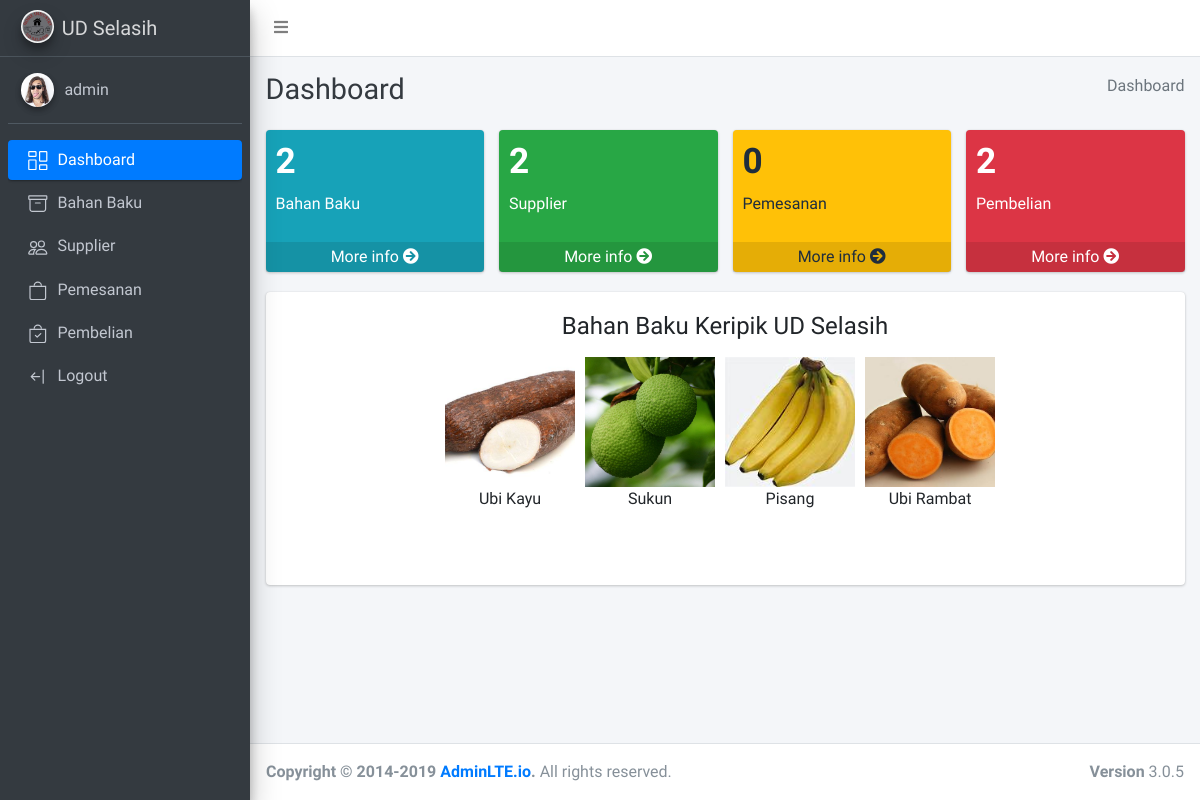
Before: /index.php (signed in) with the older database file.
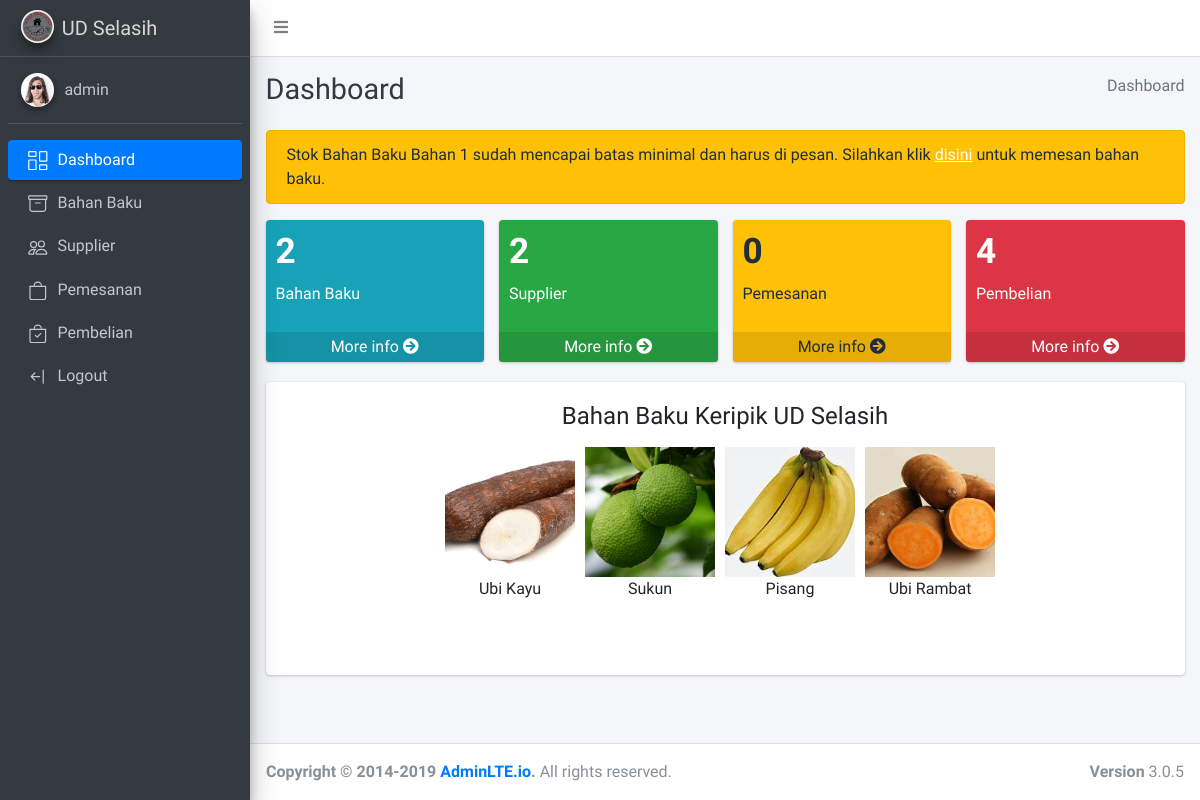
After: the same page with the newer database file.
### tables this page shows
CREATE TABLE `tb_bahan_baku` (
  `id` int(8) NOT NULL,
  `supplier_id` int(11) NOT NULL,
  `nama_bahan_baku` varchar(30) NOT NULL,
  `harga` int(11) NOT NULL,
  `stok` int(11) NOT NULL,
  `min_stok` int(11) NOT NULL,
  `keterangan` varchar(30) DEFAULT NULL
);

### qb.php (called while the page is built, shortened)
<?php
require_once 'db.php';
function getCount($tbl){
    global $conn;
    $query = "SELECT * FROM $tbl";
    $res = $conn->query($query);
    return count($res->fetch_all(MYSQLI_ASSOC));
}
function get($tbl){
    global $conn;
    $query = "SELECT * FROM $tbl";
    $res = $conn->query($query);
    return $res->fetch_all(MYSQLI_ASSOC);
}

### index.php (the view, shortened to what this page needs)
<?php
    $current = "dashboard";
    require_once 'layouts/header.php';
    $bahan_baku = getCount("tb_bahan_baku");
    $supplier = getCount("tb_supplier");
    $pemesanan = getCount("tb_pemesanan");
    $pembelian = getCount("tb_pembelian");
?>
     <div class="content-header">
      <div class="container-fluid">
        <div class="row mb-2">
          <div class="col-sm-6">
            <h1 class="m-0 text-dark">Dashboard</h1>
          </div>
          <div class="col-sm-6">
            <ol class="breadcrumb float-sm-right">
              <li class="breadcrumb-item active">Dashboard</li>
            </ol>
          </div>
        </div>
      </div>
    </div>
    <section class="content">
        <div class="container-fluid">
            <div class="row">
                <div class="col-sm-12">
                    <?php
                    if($_SESSION['user']['level'] != 'supplier' && $current == "dashboard"){
                    $bahan = get("tb_bahan_baku");
                    foreach($bahan as $bb):
                        if($bb['stok'] > $bb['min_stok']) continue;
                    ?>
                    <div class="alert alert-warning" role="alert">
                        Stok Bahan Baku <?= $bb['nama_bahan_baku'] ?> sudah mencapai batas minimal dan harus di pesan.
                        Silahkan klik <a href="/pemesanan/create.php?bahan_baku=<?=$bb['nama_bahan_baku']?>">disini</a> untuk memesan bahan baku.
                    </div>
                    <?php endforeach; } ?>
                </div>
            </div>
<?php if($_SESSION['user']['level'] == 'admin'): ?>
<div class="row">
    <div class="col-lg-3 col-6">
    <div class="small-box bg-info">
        <div class="inner">
        <h3><?=$bahan_baku?></h3>
        <p>Bahan Baku</p>
        </div>
        <a href="/bahan_baku/index.php" class="small-box-footer">More info <i class="fas fa-arrow-circle-right"></i></a>
    </div>
    </div>
    <div class="col-lg-3 col-6">
    <div class="small-box bg-success">
        <div class="inner">
        <h3><?=$supplier?></h3>
        <p>Supplier</p>
        </div>
        <a href="/supplier/index.php" class="small-box-footer">More info <i class="fas fa-arrow-circle-right"></i></a>
    </div>
    </div>
    <div class="col-lg-3 col-6">
    <div class="small-box bg-warning">
        <div class="inner">
        <h3><?=$pemesanan?></h3>
        <p>Pemesanan</p>
        </div>
        <a href="/pemesanan/index.php" class="small-box-footer">More info <i class="fas fa-arrow-circle-right"></i></a>
    </div>
    </div>
    <div class="col-lg-3 col-6">
    <div class="small-box bg-danger">
        <div class="inner">
        <h3><?=$pembelian?></h3>
        <p>Pembelian</p>
        </div>
        <a href="/pembelian/index.php" class="small-box-footer">More info <i class="fas fa-arrow-circle-right"></i></a>
    </div>
    </div>
</div>
<?php endif ?>
<div class="row">
    <div class="col-12">
        <div class="card">
            <div class="card-body">
                <div class="row">
                    <div class="col-sm-12">
                        <h4 align="center">Bahan Baku Keripik UD Selasih</h4>
                        <div class="gallery" style="overflow: auto;height: 160px;margin:auto;width: 560px">
                        <?php
                        $items = [
                            "",
                            "Ubi Kayu",
                            "Sukun",
                            "Pisang",
                            "Ubi Rambat"
                        ];
                        for($i=1;$i<=4;$i++) { ?>
                            <div class="gallery-item" style="width: 130px;float: left;height: 130px;margin-right: 10px">
                                <img src="/assets/bahan-baku-<?=$i?>.jpeg" width="100%" height="100%" style="object-fit: cover;">
                                <center>
                                    <span><?= $items[$i] ?></span>
                                </center>
                            </div>
                        <?php } ?>
                        </div>
                        <div style="display: block;">
                        <br><br>
                        </div>
                    </div>
                </div>
            </div>
        </div>
    </div>
</div>
<?php
    require_once 'layouts/footer.php';
?>

Changed rows visible on the page:
added tb_bahan_baku: nama_bahan_baku "Bahan 1"
Other visible differences:
$pembelian: "2" → "4"
